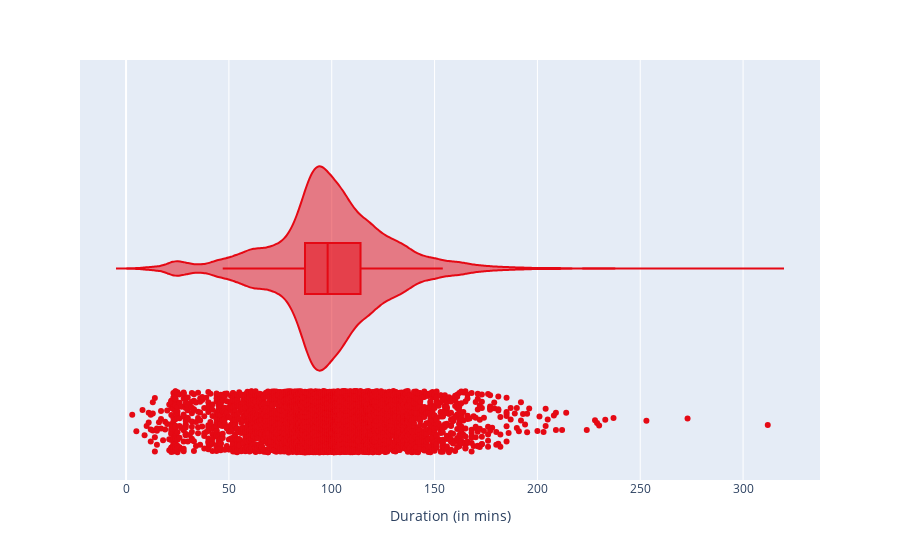

Notebook code cell kept with this figure:
### Markdown cell above
<h4>To Get a better Understanding, lets plot a Violin Plot:</h4>

<p>It has the characteristics of both KDE and Box Plot</p>

### Code cell
# Filter rows where the type is 'Movie'
movie = df[df['type'] == 'Movie']

netflix_colors = ['#E50914', '#F5F5F1', '#221F1F', '#B20710', '#F4C70C', '#3E3E40', '#008080']

# Drop rows with missing values in the 'duration' column and reset index
movie = movie.dropna(subset=['duration']).reset_index(drop=True)

# Extract durations and convert them to integers
movie['duration'] = [int(duration.split(' ')[0]) for duration in movie['duration']]

# Create the violin plot
fig = px.violin(movie, x='duration', box=True, points="all", labels={'duration':'Duration (in mins)'}, color_discrete_sequence=netflix_colors)
fig.show()

### Figure 1 — Plotly figure (JSON) as saved in the notebook; plotly's stock layout.template omitted (floating-point values rounded to 4 significant figures; data arrays with more than 128 entries replaced by an {"elided": "..."} marker saying what was removed)
{"data": [{"alignmentgroup": "True", "box": {"visible": true}, "hovertemplate": "Duration (in mins)=%{x}<extra></extra>", "legendgroup": "", "marker": {"color": "#E50914"}, "name": "", "offsetgroup": "", "orientation": "h", "points": "all", "scalegroup": "True", "showlegend": false, "type": "violin", "x": {"elided": "6128 int values"}, "x0": " ", "xaxis": "x", "y0": " ", "yaxis": "y"}], "layout": {"legend": {"tracegroupgap": 0}, "margin": {"t": 60}, "violinmode": "group", "xaxis": {"anchor": "y", "domain": [0, 1], "title": {"text": "Duration (in mins)"}}, "yaxis": {"anchor": "x", "domain": [0, 1]}}}
